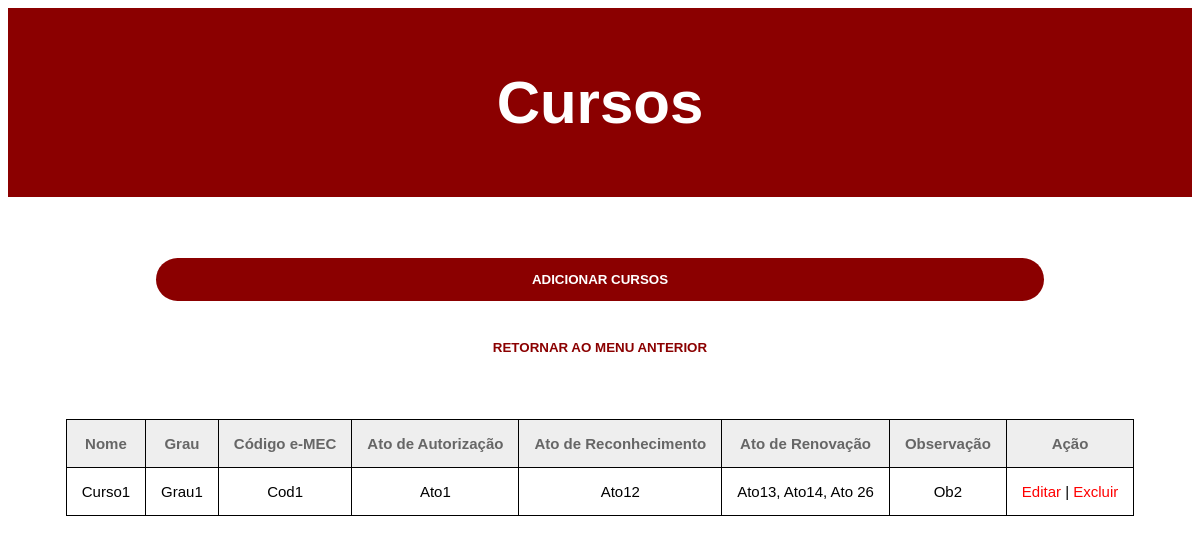
Before: /cursos/index.php with the older database file.
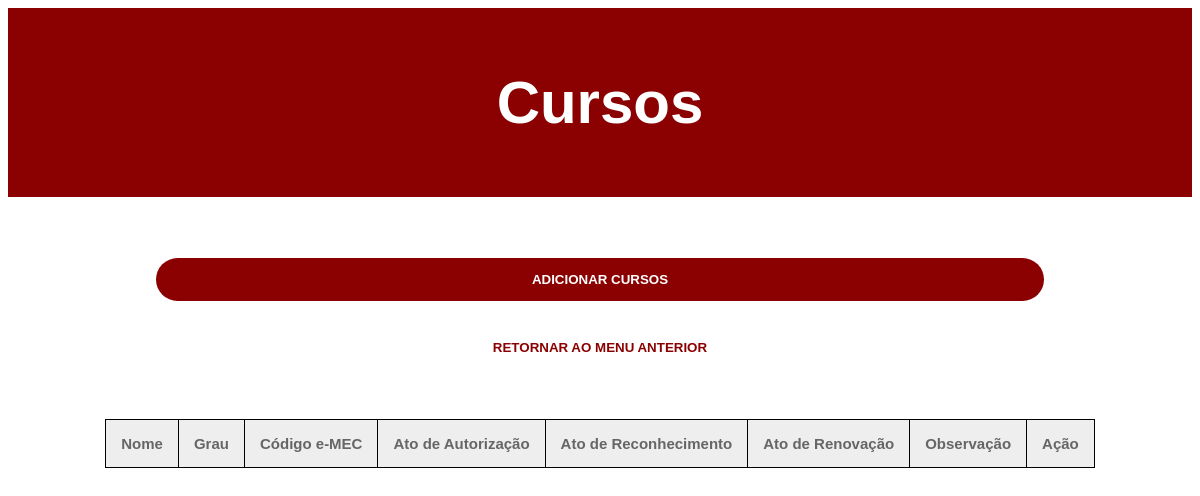
After: the same page with the newer database file.
### tables this page shows
CREATE TABLE IF NOT EXISTS `cursos` (
  `id` int(11) NOT NULL AUTO_INCREMENT,
  `nome` varchar(50) DEFAULT NULL,
  `grau` varchar(50) DEFAULT NULL,
  `codigo` varchar(50) DEFAULT NULL,
  `ato_auto` varchar(50) DEFAULT NULL,
  `ato_rec` varchar(50) DEFAULT NULL,
  `ato_ren` varchar(50) DEFAULT NULL,
  `obs` varchar(50) DEFAULT NULL,
  PRIMARY KEY (`id`)
);

### cursos/index.php (the view, shortened to what this page needs)
<?php
    include "conexao.php";
    $query = "SELECT * FROM cursos" ;
?>
<!DOCTYPE html>
<html>
    <head>
        <link rel="stylesheet" href="..\css\tabelas.css">
        <link rel="stylesheet" href="..\css\casseb_style.css">
    </head>
    <header class="header-tab">
        <h1> Cursos</h1>
    </header>
    <br><br>
    <body>
        <form name ="add" action="forms\form_add.html" method="post">
            <button type="submit"> Adicionar Cursos </button>
        </form>
        <form action="..\index_two.php">
            <button type="submit" class="menu-button">Retornar ao Menu Anterior</button>
        </form>
        <?php
        if ($stmt = $con->prepare($query)) {
            $stmt->execute();
            $stmt->bind_result($id, $nome, $grau, $codigo, $ato_auto, $ato_rec, $ato_ren,$obs);
        ?>
        <table border = "1">
            <thead>
                <tr>
                    <td>Nome</td>
                    <td>Grau</td>
                    <td>Código e-MEC</td>
                    <td>Ato de Autorização</td>
                    <td>Ato de Reconhecimento</td>
                    <td>Ato de Renovação</td>
                    <td>Observação</td>
                    <td>Ação</td>
                </tr>
            </thead>
        <?php while ($stmt->fetch()) {  ?>
            <tr>
                <td><?php printf("%s", $nome)?></td>
                <td><?php printf("%s", $grau)?></td>
                <td><?php printf("%s", $codigo)?></td>
                <td><?php printf("%s", $ato_auto)?></td>
                <td><?php printf("%s", $ato_rec)?></td>
                <td><?php printf("%s", $ato_ren)?></td>
                <td><?php printf("%s", $obs)?></td>
                <td><a href="action\editar.php?id=<?php echo $id;?>">Editar</a> |
                    <a href="action\excluir.php?id=<?php echo $id;?>">Excluir</a>
                </td>
            </tr>
        <?php }
            }
        ?>
        </table>
    </body>
</html>

### css/tabelas.css (style rules this page uses)
.menu-button { margin-bottom: 30px; width: 35%; color: gray; background-color: white; }
header { font-family:arial; background-color: gray; text-align: center; font-size: 30px; padding: 20px; color: white; }
table thead { background-color:#eee; color:#666666; font-weight: bold; cursor: default; }
table, th, td { border: 1px solid black; border-collapse: collapse; margin: 50px; margin-left: auto; margin-right: auto; }
th, td, tr { font-family:arial; font-size: 15px; padding: 15px; text-align:center; }
body { font-family: Arial, Helvetica, sans-serif; text-align: center; }
button { display: block; color: white; text-transform: uppercase; font-weight: bold; border: none; border-radius: 50px; cursor: pointer; width: 75%; padding: 14px 20px; margin-left: auto; margin-right: auto; margin-top: 25px; }
a:link { color: red; text-decoration: none; }

### css/casseb_style.css (style rules this page uses)
button, .header-tab { background-color: #8B0000; }
.menu-button, .menu-link { color: #8B0000; }

Changed rows visible on the page:
removed cursos: nome "Curso1", grau "Grau1", codigo "Cod1", ato_auto "Ato1", ato_rec "Ato12", ato_ren "Ato13, Ato14, Ato 26", obs "Ob2"
